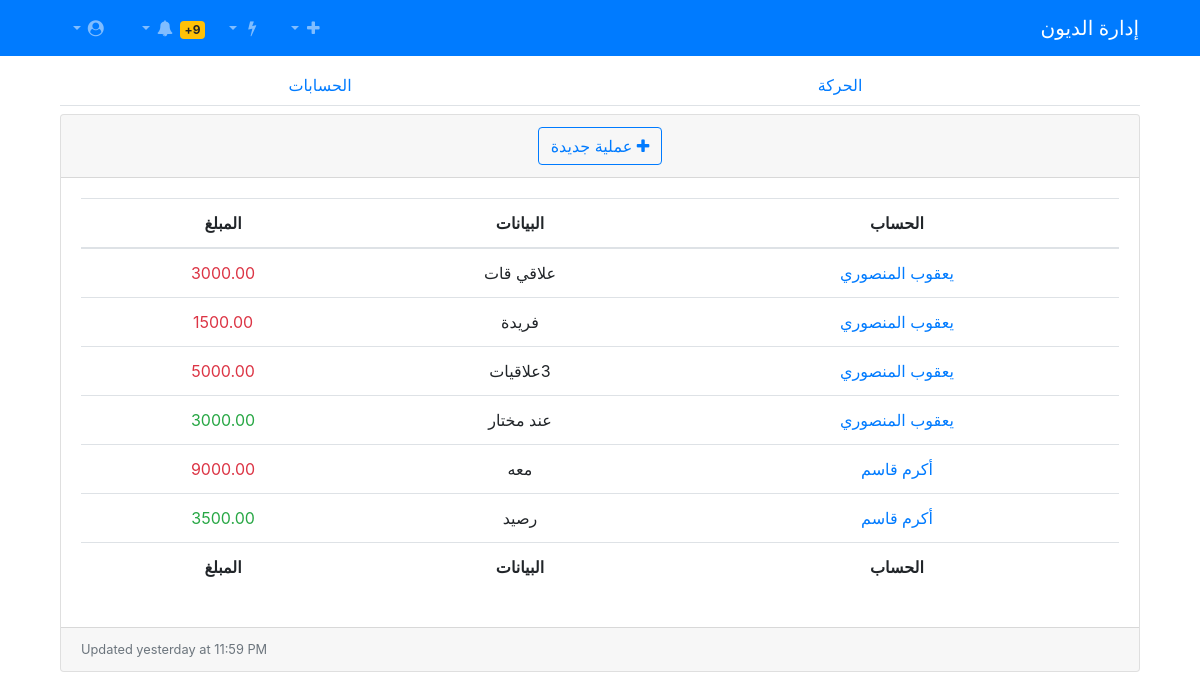
The page / on the database its author committed.
### debt_management/models.py (models this page shows, shortened)
class Transaction(models.Model):
    T_type=[
        ('withdrow','سحب'),
        ('dispot','إصال')
        ]
    type = models.CharField(max_length=16,default=T_type[0],choices=T_type,verbose_name='نوع العملية')
    account = models.ForeignKey(Account,on_delete=models.PROTECT)
    balance = models.DecimalField(default=0.00,max_digits=7,decimal_places=2 ,verbose_name='المبلغ')
    content = models.TextField(null=True,blank=True,verbose_name='البيان')
    date = models.DateField(default=date.today,verbose_name='التاريخ')
    class Meta:
        verbose_name= 'التحويلات'

class Account(models.Model):
    A_type=[
        ('credit','دائن'),
        ('debit','مدين')
        ]
    name = models.CharField(max_length=32,verbose_name='اسم الحساب')
    phone = models.CharField(max_length=16,verbose_name='رقم الموبايل',null=True,blank=True)
    allow_max = models.DecimalField(default=3000.00,max_digits=7 , decimal_places=2,verbose_name='اعلى قيمة مسموح بها')
    account_type= models.CharField(max_length=16, default=A_type[0],choices=A_type,verbose_name='نوع الحساب')
    register_date = models.DateField(default=date.today,verbose_name='تاريخ تسجيل الحساب')
    active = models.BooleanField(default=True,verbose_name='حالة الحساب')
    def __str__(self):
        return self.name
    class Meta:
        verbose_name='الحسابات'

### debt_management/views.py (the view)
# urls.py: path('',views.index,name='Home'),
def index(request):
    context={
        'Transactions':Transaction.objects.all(),
        'Accounts':Account.objects.all()
    }
    return render(request,'index.html',context)

### debt_management/templates/index.html
{% extends 'base.html' %}
{% block content %}
    {% include 'includes/main.html' %}
{% endblock content %}

### debt_management/templates/base.html (shortened to what this page needs)
<!DOCTYPE html>
<html lang="ar" dir="rtl">
<head>
    {% include 'includes/head.html' %}
</head>
<body>
    <header>
        {% include 'includes/header.html' %}
    </header>
    <main class="container">
        {% block content %}
        {% endblock content %}
    </main>
</body>
</html>

### debt_management/templates/includes/head.html (shortened to what this page needs)
   {% load static %}
    <link href="{% static 'css/bootstrap.css' %}" rel="stylesheet">
    <link href="{% static 'css/font-awesome.css' %}" rel="stylesheet" type="text/css">

### debt_management/templates/includes/header.html (shortened to what this page needs)
<nav class="navbar navbar-expand-md navbar-dark bg-primary">
  <div class="container">
    <a class="navbar-brand" href="{% url 'Home' %}">إدارة الديون</a>
    <div class="collapse navbar-collapse" dir="ltr" id="navigation">
      <ul class="navbar-nav me-auto mb-2 mb-lg-0" dir="rtl">
        <li class="nav-item dropdown no-arrow mx-1">
          <a class="nav-link dropdown-toggle" href="#" id="messagesDropdown" role="button" data-toggle="dropdown" aria-haspopup="true" aria-expanded="false">
            <i class="fa fa-plus fa-fw"></i>
          </a>
        </li>
        <li class="nav-item dropdown no-arrow mx-1">
          <a class="nav-link dropdown-toggle" href="#" id="messagesDropdown" role="button" data-toggle="dropdown" aria-haspopup="true" aria-expanded="false">
            <i class="fa fa-flash fa-fw"></i>
          </a>
        </li>
        <li class="nav-item dropdown no-arrow ml-3">
          <a class="nav-link dropdown-toggle" href="#" id="alertsDropdown" role="button" data-toggle="dropdown" aria-haspopup="true" aria-expanded="false">
            <span class="badge badge-warning">9+</span>
            <i class="fa fa-fw fa-bell"></i>
          </a>
        </li>
        <li class="nav-item dropdown no-arrow ml-3">
          <a class="nav-link dropdown-toggle" href="#" id="userDropdown" role="button" data-toggle="dropdown" aria-haspopup="true" aria-expanded="false">
            <i class="fa fa-user-circle fa-fw"></i>
          </a>
        </li>
      </ul>
    </div>
  </div>
</nav>

### debt_management/templates/includes/main.html (shortened to what this page needs)
<div class="container position-relative mt-2 align-content-center" style="height: 500px;">
    <ul class="nav nav-tabs w-100 text-center ">
        <li class="nav-item w-50"><a href="#operations" class="nav-link" data-toggle="tab">الحركة</a></li>
        <li class="nav-item w-50"><a href="#accounts" class="nav-link" data-toggle="tab">الحسابات</a></li>
    </ul>
    <div class="row tab-content mt-2">
        <div class="tab-pane active container" id="operations">
            <div class="card mb-3">
                <div class="card-header text-center">
                  <a href="#" class="btn btn-outline-primary" data-toggle="modal" data-target="#NewTransaction">
                    <span class="float-right">
                      <i class="fa fa-plus"></i>
                      عملية جديدة
                    </span>
                  </a>
                </div>
                <div class="card-body" dir="ltr">
                  <div class="table-responsive">
                    <table class="table table-hover   text-center"  id="dataTable" dir="rtl" width="100%" cellspacing="0">
                      <thead>
                        <tr>
                          <th>الحساب</th>
                          <th>البيانات</th>
                          <th>المبلغ</th>
                        </tr>
                      </thead>
                      <tfoot>
                        <tr>
                            <th>الحساب</th>
                            <th>البيانات</th>
                            <th>المبلغ</th>
                        </tr>
                      </tfoot>
                      <tbody>
                        {% for Tran in Transactions %}
                        <tr>
                          <td><a href="{% url 'transactions' Tran.account.id  %}">{{Tran.account}}</a></td>
                          <td>{{Tran.content}}</td>
                          {% if Tran.type == 'withdrow' %}
                            <td class="text-danger">{{Tran.balance}}</td>
                          {% else %}
                              <td class="text-success">{{Tran.balance}}</td>
                          {% endif %}
                        </tr>
                        {% endfor %}
                      </tbody>
                    </table>
                  </div>
                </div>
                <div class="card-footer small text-muted">Updated yesterday at 11:59 PM</div>
            </div>
        </div>
    </div>
</div>

### debt_management/templates/includes/scripts.html (shortened to what this page needs)
{% load static %}

### rows shown on the page
Transaction: account "يعقوب المنصوري", content "علاقي قات", balance "3000.00"
Transaction: account "يعقوب المنصوري", content "فريدة", balance "1500.00"
Transaction: account "يعقوب المنصوري", content "3علاقيات", balance "5000.00"
Transaction: account "يعقوب المنصوري", content "عند مختار", balance "3000.00"
Transaction: account "أكرم قاسم", content "معه", balance "9000.00"
Transaction: account "أكرم قاسم", content "رصيد", balance "3500.00"
